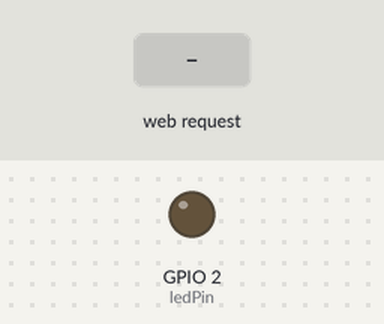
Recording of a sketch running on a simulated ESP8266 (Wemos D1 mini). On the bench: output pins drawn as LEDs (lit = HIGH). The inputs (shaded band) are chosen by the test bench. WiFi joins after 1.5 s; servers stay silent unless stated; what the sketch prints to the serial monitor is not drawn.

Above: at 2.7 s.
2.8 s: HTTP request GET /action?brightness=3 received
At 4.0 s:
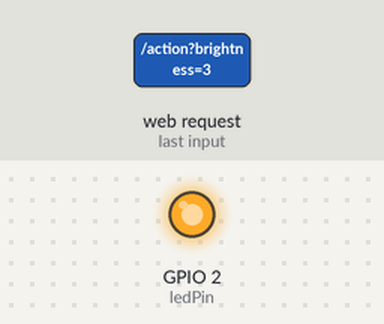
4.3 s: HTTP request GET /action?brightness=2 received
At 5.2 s:
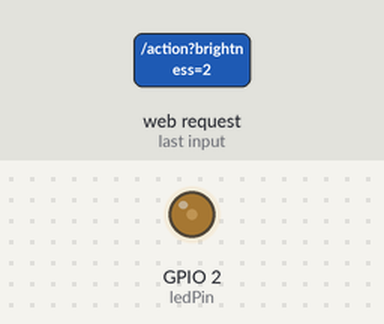
5.8 s: HTTP request GET /action?brightness=3 received
At 6.3 s:
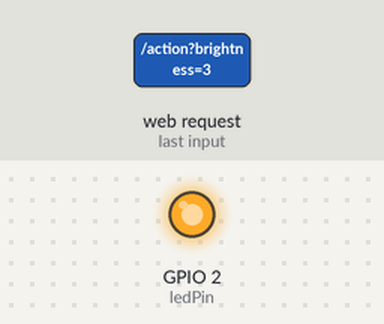
7.3 s: HTTP request GET /action?brightness=1 received
At 8.7 s:
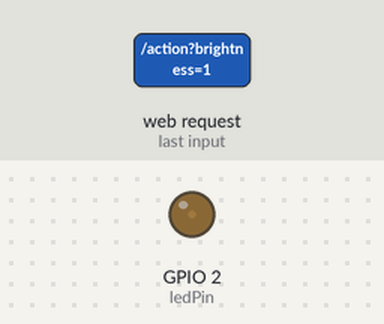
Timing chart, 0 to 9.8 s (numbered marks = the images above; inputs shaded):
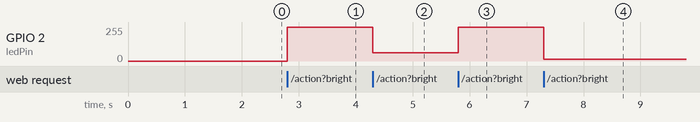

The sketch:

WeMosServer.ino
```cpp
/* -*-c++-*- */
/* WeMos DHT Server
 *
 * Connect to WiFi and respond to http requests
 *
 */

#include <ESP8266WiFi.h>
#include <WiFiClient.h>
#include <ESP8266WebServer.h>

// Existing WiFi network
const char* ssid     = "your routers ssid";
const char* password = "your routers password";
// Note brightness is reversed
const int   ledPin = BUILTIN_LED;  // the onboard LED

// Listen for HTTP requests on standard port 80
ESP8266WebServer server(80);

String brightness = "3";
String httpStr;

void setBrightness() {
  String bright = server.arg("brightness");

  if ( bright == "" ) {
    return;
  }
  brightness = bright;
  if        ( brightness == "3" ) {
    analogWrite(ledPin, 255);
    Serial.println("setting brightness high");
  } else if ( brightness == "2" ) {
    analogWrite(ledPin, 63);
    Serial.println("setting brightness medium");
  } else if ( brightness == "1" ) {
    analogWrite(ledPin, 15);\
    Serial.println("setting brightness low");
  } else if ( brightness == "0" ) {
    Serial.println("setting brightness off");
    analogWrite(ledPin, 0);
  }

}

//
// The addition of onclick=\"this.form.submit()\" eliminated the need for a submit button
void buildHttpString() {
  httpStr =
    "<!DOCTYPE html PUBLIC \"-//W3C//DTD XHTML 1.0 Transitional//EN\" \"http://www.w3.org/TR/xhtml1/DTD/xhtml1-transitional.dtd\">\n"
    "<html>\n"
    "  <head>\n"
    "  </head>\n"
    "  <body>\n"
    "    <form action=\"/action\">\n"
    "      <label style=\"font-size: 50px;\"><input type=\"radio\" name=\"brightness\" value=0 style=\"height:35px; width:35px; vertical-align: middle;\" onclick=\"this.form.submit()\"> High</label><br>\n"
    "      <label style=\"font-size: 50px;\"><input type=\"radio\" name=\"brightness\" value=1 style=\"height:35px; width:35px; vertical-align: middle;\" onclick=\"this.form.submit()\"> Medium</label><br>\n"
    "      <label style=\"font-size: 50px;\"><input type=\"radio\" name=\"brightness\" value=2 style=\"height:35px; width:35px; vertical-align: middle;\" onclick=\"this.form.submit()\"> Low</label><br>\n"
    "      <label style=\"font-size: 50px;\"><input type=\"radio\" name=\"brightness\" value=3 style=\"height:35px; width:35px; vertical-align: middle;\" onclick=\"this.form.submit()\"> Off</label><br><br>\n"
    //"      <input type=\"submit\" style=\"font-size: 50px;\" value=\"Set\">\n"
    "    </form>\n"
    "  </body>\n"
    "</html>\n";
  String brightStr = "value="+brightness+" style";
  String checkdStr = "value="+brightness+" checked style";
  httpStr.replace(brightStr, checkdStr);
}

void buildActionHttpString() {
  httpStr =
    "<!DOCTYPE html PUBLIC \"-//W3C//DTD XHTML 1.0 Transitional//EN\" \"http://www.w3.org/TR/xhtml1/DTD/xhtml1-transitional.dtd\">\n"
    "<html>\n"
    "  <head>\n"
    "    <script language=\"JavaScript\">\n"
    "    <!--//\n"
    "      function frmLoad() {\n"
    "        setTimeout(\"back()\", 100);\n"
    "      }\n"
    "      function back() {\n"
    "        window.history.back();\n"
    "      }\n"
    "    //-->\n"
    "    </script>\n"
    "  </head>\n"
    "  <body onload=\"frmLoad();\">\n"
    "    Setting Brightness\n"
    "  </body>\n"
    "</html>\n";
}

void handle_root() {
  //if (server.args() > 0) {
  //  setBrightness();
  //}
  buildHttpString();
  server.send(200, "text/html", httpStr);
  delay(100);
}

void handle_action() {
  setBrightness();
  buildActionHttpString();
  server.send(200, "text/html", httpStr);
}

/*
void handleNotFound(){
  String message = "File Not Found\n\n";
  message += "URI: ";
  message += server.uri();
  message += "\nMethod: ";
  message += (server.method() == HTTP_GET)?"GET":"POST";
  message += "\nArguments: ";
  message += server.args();
  message += "\n";
  for (uint8_t i=0; i<server.args(); i++){
    message += " " + server.argName(i) + ": " + server.arg(i) + "\n";
  }
  server.send(404, "text/plain", message);
}
*/
void setup(void)
{
  analogWriteRange(255);
  analogWriteFreq(500);
  pinMode(ledPin, OUTPUT);

  if        ( brightness == "3" ) {
    analogWrite(ledPin, 0);
  } else if ( brightness == "2" ) {
    analogWrite(ledPin, 63);
  } else if ( brightness == "1" ) {
    analogWrite(ledPin, 127);
  } else if ( brightness == "0" ) {
    analogWrite(ledPin, 255);
  }

  // Open the Arduino IDE Serial Monitor to see what the code is doing
  Serial.begin(57600);

  Serial.println("WeMos Server");
  Serial.println("");

  // Connect to your WiFi network
  WiFi.begin(ssid, password);
  Serial.print("Connecting");

  // Wait for successful connection
  while (WiFi.status() != WL_CONNECTED) {
    delay(500);
    Serial.print(".");
  }
  Serial.println("");
  Serial.print("Connected to: ");
  Serial.println(ssid);
  Serial.print("IP address: ");
  Serial.println(WiFi.localIP());
  Serial.println("");

  // Handle http requests
  server.on("/", handle_root);

  server.on("/action", handle_action);

  //server.onNotFound(handleNotFound);

  // Start the web server
  server.begin();
  //Serial.println("HTTP server started");
}

void loop(void)
{
  // Listen for http requests
  server.handleClient();
}
```

Measured:
- after the input at 2.8 s, GPIO 2 (ledPin): 0/255 → 255/255 at once
- after the input at 4.3 s, GPIO 2 (ledPin): 255/255 → 63/255 at once
- after the input at 5.8 s, GPIO 2 (ledPin): 63/255 → 255/255 at once
- after the input at 7.3 s, GPIO 2 (ledPin): 255/255 → 15/255 at once
